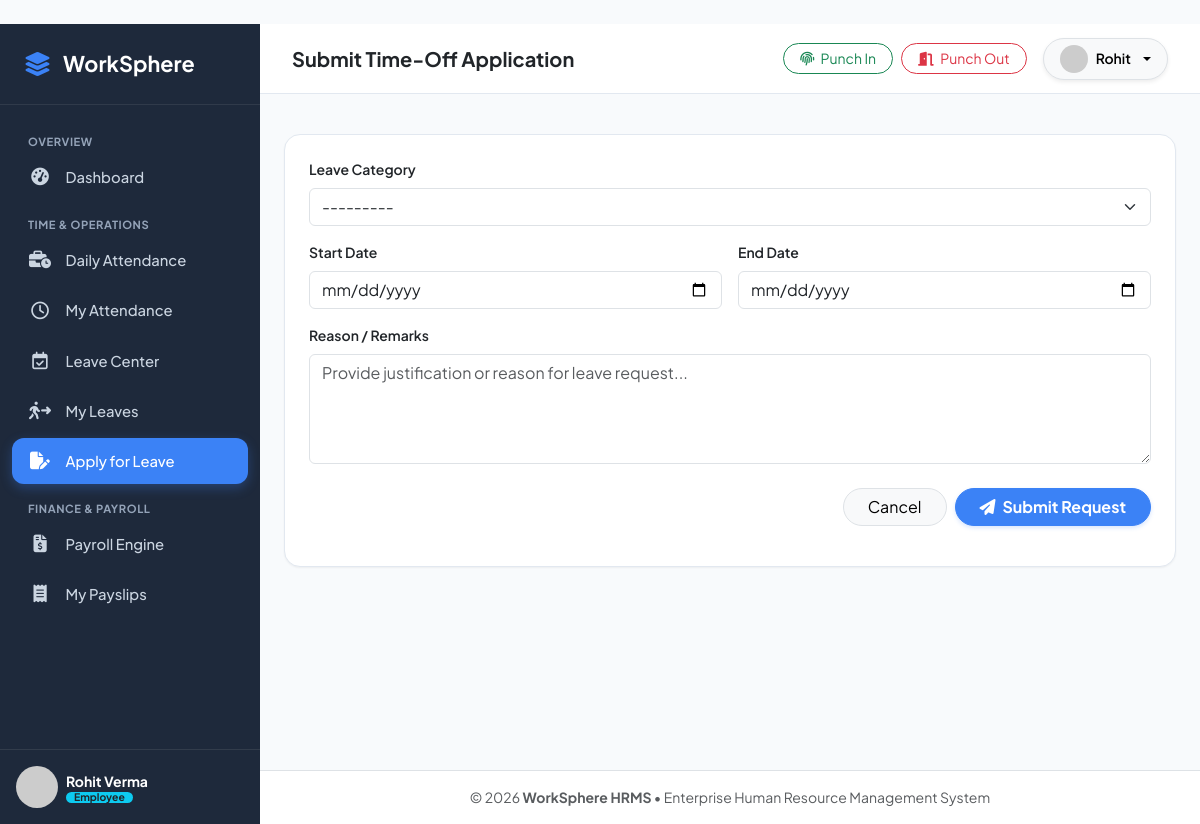
Screenshot of /leaves/apply/ (signed in) with the database file from the repository.
### accounts/models.py (models this page shows, shortened)
class User(AbstractUser):
    role = models.CharField(
        max_length=20,
        choices=UserRole.choices,
        default=UserRole.EMPLOYEE,
        help_text="Role determining access permissions within WorkSphere."
    )
    phone = models.CharField(max_length=20, blank=True, null=True)
    profile_picture = models.ImageField(upload_to='avatars/', blank=True, null=True)
    is_verified = models.BooleanField(default=True)
    created_at = models.DateTimeField(auto_now_add=True)
    updated_at = models.DateTimeField(auto_now=True)
    @property
    def get_role_badge(self):
        badges = {
            UserRole.ADMIN: 'bg-danger',
            UserRole.HR: 'bg-primary',
            UserRole.EMPLOYEE: 'bg-info text-dark',
        }
        return badges.get(self.role, 'bg-secondary')
    @property
    def get_avatar_url(self):
        if self.profile_picture and hasattr(self.profile_picture, 'url'):
            return self.profile_picture.url
        return f"https://ui-avatars.com/api/?name={self.get_full_name() or self.username}&background=2563eb&color=fff"

### leave_management/views.py (the view)
# urls.py: path('apply/', views.apply_leave_view, name='apply'),
@login_required
def apply_leave_view(request):
    if not hasattr(request.user, 'employee_profile'):
        messages.error(request, "Only registered employees can submit leave applications.")
        return redirect('dashboard:index')
    employee = request.user.employee_profile
    if request.method == 'POST':
        form = LeaveRequestApplyForm(request.POST)
        if form.is_valid():
            leave = form.save(commit=False)
            leave.employee = employee
            leave.status = LeaveStatus.PENDING
            leave.save()
            messages.success(request, "Your leave application has been submitted to HR for review.")
            return redirect('leave_management:my_leaves')
        else:
            messages.error(request, "Please correct the form errors.")
    else:
        form = LeaveRequestApplyForm()
    return render(request, 'leave_management/apply_leave.html', {'form': form})

### leave_management/forms.py
class LeaveRequestApplyForm(forms.ModelForm):
    class Meta:
        model = LeaveRequest
        fields = ['leave_type', 'start_date', 'end_date', 'reason']
        widgets = {
            'leave_type': forms.Select(attrs={'class': 'form-select'}),
            'start_date': forms.DateInput(attrs={'class': 'form-control', 'type': 'date'}),
            'end_date': forms.DateInput(attrs={'class': 'form-control', 'type': 'date'}),
            'reason': forms.Textarea(attrs={'class': 'form-control', 'rows': 4, 'placeholder': 'Provide justification or reason for leave request...'}),
        }

### leave_management/models.py (called while the page is built)
    def __str__(self):
        return f"{self.name} ({self.days_allowed} days)"

### templates/leave_management/apply_leave.html (shortened to what this page needs)
﻿{% extends 'base.html' %}
{% block page_title %}Submit Time-Off Application{% endblock %}
{% block content %}
<div class="card card-custom p-4 max-w-lg mx-auto">
    <form method="post">
        <div class="mb-3">
            <label class="form-label fw-semibold small">Leave Category</label>
            {{ form.leave_type }}
        </div>
        <div class="row g-3 mb-3">
            <div class="col-6">
                <label class="form-label fw-semibold small">Start Date</label>
                {{ form.start_date }}
            </div>
            <div class="col-6">
                <label class="form-label fw-semibold small">End Date</label>
                {{ form.end_date }}
            </div>
        </div>
        <div class="mb-4">
            <label class="form-label fw-semibold small">Reason / Remarks</label>
            {{ form.reason }}
        </div>
        <div class="d-flex justify-content-end gap-2">
            <a href="{% url 'leave_management:my_leaves' %}" class="btn btn-light border rounded-pill px-4">Cancel</a>
            <button type="submit" class="btn btn-primary rounded-pill px-4 fw-bold">
                <i class="fa-solid fa-paper-plane me-1"></i> Submit Request
            </button>
        </div>
    </form>
</div>
{% endblock %}

### templates/base.html (shortened to what this page needs)
﻿<!DOCTYPE html>
<html lang="en">
<head>
    <link href="https://cdn.jsdelivr.net/npm/bootstrap@5.3.2/dist/css/bootstrap.min.css" rel="stylesheet">
    <link rel="stylesheet" href="https://cdnjs.cloudflare.com/ajax/libs/font-awesome/6.5.1/css/all.min.css">
    {% load static %}
    <link rel="stylesheet" href="{% static 'css/style.css' %}">
</head>
<body>
    <div id="app-wrapper">
        <aside id="sidebar">
            <div class="sidebar-brand">
                <i class="fa-solid fa-layer-group fs-4"></i>
                <span>WorkSphere</span>
            </div>
            <ul class="sidebar-menu">
                <li class="menu-header">Overview</li>
                <li>
                    <a href="{% url 'dashboard:index' %}" class="sidebar-link {% if request.resolver_match.app_name == 'dashboard' and request.resolver_match.url_name == 'index' %}active{% endif %}">
                        <i class="fa-solid fa-gauge-high"></i>
                        <span>Dashboard</span>
                    </a>
                </li>
                <li class="menu-header">Time & Operations</li>
                <li>
                    <a href="{% url 'attendance:list' %}" class="sidebar-link {% if request.resolver_match.app_name == 'attendance' and request.resolver_match.url_name == 'list' %}active{% endif %}">
                        <i class="fa-solid fa-business-time"></i>
                        <span>Daily Attendance</span>
                    </a>
                </li>
                {% if user.employee_profile %}
                <li>
                    <a href="{% url 'attendance:my_attendance' %}" class="sidebar-link {% if request.resolver_match.url_name == 'my_attendance' %}active{% endif %}">
                        <i class="fa-regular fa-clock"></i>
                        <span>My Attendance</span>
                    </a>
                </li>
                {% endif %}
                <li>
                    <a href="{% url 'leave_management:list' %}" class="sidebar-link {% if request.resolver_match.app_name == 'leave_management' and request.resolver_match.url_name == 'list' %}active{% endif %}">
                        <i class="fa-regular fa-calendar-check"></i>
                        <span>Leave Center</span>
                    </a>
                </li>
                {% if user.employee_profile %}
                <li>
                    <a href="{% url 'leave_management:my_leaves' %}" class="sidebar-link {% if request.resolver_match.url_name == 'my_leaves' %}active{% endif %}">
                        <i class="fa-solid fa-person-walking-arrow-right"></i>
                        <span>My Leaves</span>
                    </a>
                </li>
                <li>
                    <a href="{% url 'leave_management:apply' %}" class="sidebar-link {% if request.resolver_match.url_name == 'apply' %}active{% endif %}">
                        <i class="fa-solid fa-file-pen"></i>
                        <span>Apply for Leave</span>
                    </a>
                </li>
                {% endif %}
                <li class="menu-header">Finance & Payroll</li>
                <li>
                    <a href="{% url 'payroll:list' %}" class="sidebar-link {% if request.resolver_match.app_name == 'payroll' and request.resolver_match.url_name == 'list' %}active{% endif %}">
                        <i class="fa-solid fa-file-invoice-dollar"></i>
                        <span>Payroll Engine</span>
                    </a>
                </li>
                {% if user.employee_profile %}
                <li>
                    <a href="{% url 'payroll:my_payslips' %}" class="sidebar-link {% if request.resolver_match.url_name == 'my_payslips' %}active{% endif %}">
                        <i class="fa-solid fa-receipt"></i>
                        <span>My Payslips</span>
                    </a>
                </li>
                {% endif %}
            </ul>
            <div class="p-3 border-top border-secondary border-opacity-25 mt-auto">
                <div class="d-flex align-items-center gap-2">
                    <img src="{{ user.get_avatar_url }}" alt="{{ user.username }}" class="avatar-img">
                    <div class="overflow-hidden">
                        <div class="text-white fw-bold text-truncate small">{{ user.get_full_name|default:user.username }}</div>
                        <span class="badge {{ user.get_role_badge }} py-0 px-2 small" style="font-size: 0.65rem;">{{ user.get_role_display }}</span>
                    </div>
                </div>
            </div>
        </aside>
        <div id="main-content">
            <header class="top-navbar">
                <div class="d-flex align-items-center gap-3">
                    <h5 class="fw-bold mb-0 text-dark">{% block page_title %}Dashboard{% endblock %}</h5>
                </div>
                <div class="d-flex align-items-center gap-3">
                    {% if user.employee_profile %}
                    <div class="d-flex gap-2">
                        <a href="{% url 'attendance:check_in' %}" class="btn btn-sm btn-outline-success rounded-pill px-3">
                            <i class="fa-solid fa-fingerprint me-1"></i> Punch In
                        </a>
                        <a href="{% url 'attendance:check_out' %}" class="btn btn-sm btn-outline-danger rounded-pill px-3">
                            <i class="fa-solid fa-door-open me-1"></i> Punch Out
                        </a>
                    </div>
                    {% endif %}
                    <div class="dropdown">
                        <button class="btn btn-light d-flex align-items-center gap-2 rounded-pill px-3 border dropdown-toggle shadow-sm" type="button" data-bs-toggle="dropdown">
                            <img src="{{ user.get_avatar_url }}" class="rounded-circle" width="28" height="28" alt="avatar">
                            <span class="fw-semibold small d-none d-md-inline">{{ user.first_name|default:user.username }}</span>
                        </button>
                    </div>
                </div>
            </header>
            <div class="px-4 pt-3">
            </div>
            <main class="flex-grow-1 p-4">
                {% block content %}{% endblock %}
            </main>
            <footer class="bg-white border-top py-3 px-4 text-center text-muted small">
                <span>&copy; 2026 <strong>WorkSphere HRMS</strong> &bull; Enterprise Human Resource Management System</span>
            </footer>
        </div>
    </div>
</body>
</html>

### static/css/style.css (style rules this page uses)
body { background-color: #f8fafc; color: var(--text-main); font-family: 'Plus Jakarta Sans', system-ui, -apple-system, sans-serif; min-height: 100vh; display: flex; flex-direction: column; }
#app-wrapper { display: flex; width: 100%; min-height: 100vh; }
#sidebar { width: 260px; background-color: var(--sidebar-bg); color: #f8fafc; flex-shrink: 0; display: flex; flex-direction: column; transition: all 0.3s ease; z-index: 1000; }
#sidebar .sidebar-brand { padding: 1.5rem; font-size: 1.35rem; font-weight: 700; color: #ffffff; display: flex; align-items: center; gap: 0.75rem; border-bottom: 1px solid rgba(255, 255, 255, 0.08); }
#sidebar .sidebar-brand i { color: var(--primary-color); }
#sidebar .sidebar-menu { padding: 1rem 0.75rem; list-style: none; margin: 0; flex-grow: 1; overflow-y: auto; }
.menu-header { font-size: 0.7rem; text-transform: uppercase; letter-spacing: 0.05em; color: #94a3b8; padding: 0.75rem 1rem 0.25rem; font-weight: 700; }
.sidebar-link { display: flex; align-items: center; gap: 0.85rem; padding: 0.75rem 1rem; color: #cbd5e1; text-decoration: none; border-radius: var(--radius-md); font-weight: 500; font-size: 0.925rem; margin-bottom: 0.25rem; transition: all 0.2s ease; }
.sidebar-link.active { color: #ffffff; background-color: var(--primary-color); box-shadow: 0 4px 12px rgba(59, 130, 246, 0.3); }
.sidebar-link i { font-size: 1.1rem; width: 24px; text-align: center; }
#main-content { flex-grow: 1; display: flex; flex-direction: column; min-width: 0; overflow-x: hidden; }
.top-navbar { background: #ffffff; border-bottom: 1px solid var(--border-color); padding: 0.85rem 2rem; display: flex; align-items: center; justify-content: space-between; position: sticky; top: 0; z-index: 900; }
.card-custom { background: #ffffff; border: 1px solid var(--border-color); border-radius: var(--radius-lg); box-shadow: var(--shadow-sm); }
.btn-primary { background-color: var(--primary-color); border-color: var(--primary-color); box-shadow: 0 2px 4px rgba(59, 130, 246, 0.2); }
.avatar-img { width: 42px; height: 42px; border-radius: 50%; object-fit: cover; }

### rows the page displays
User: get_full_name "Rohit Verma", role "Employee", first_name "Rohit"
